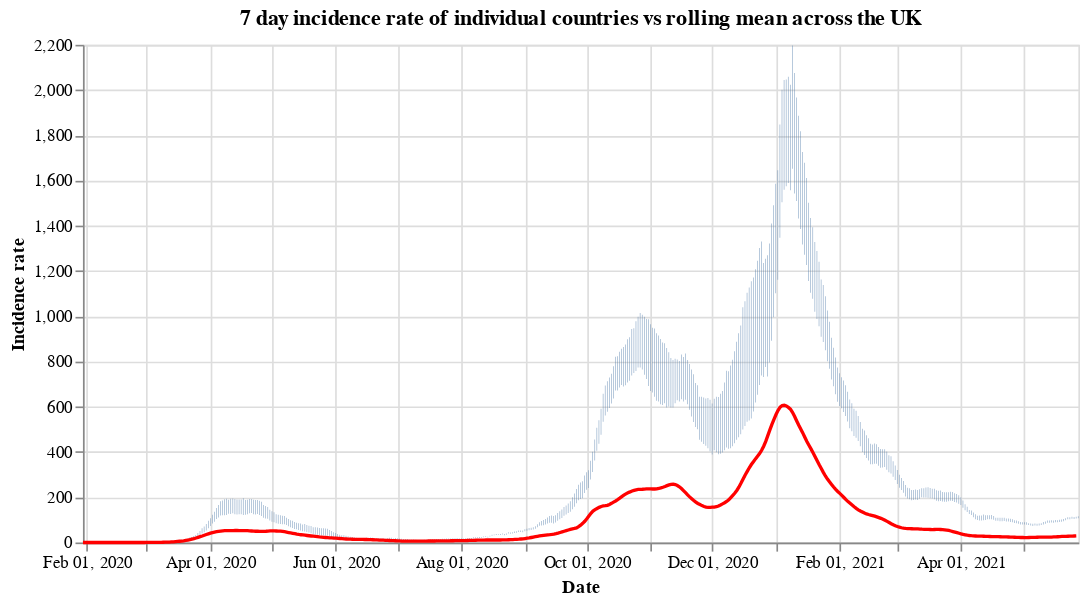

The code cell stored with this chart in its notebook:
### Code cell
#collapse
countries = uk_cases['areaName'].unique()
countries.sort()

selection = alt.selection_single(
    name='Select',
    fields=['areaName'],
    init={'areaName': 'Wales'},
    bind={'areaName': alt.binding_select(options=countries)}
)

# scatter plot, modify opacity based on selection
bars = alt.Chart(uk_cases).mark_bar().add_selection(
    selection
).encode(
    x=alt.X("yearmonthdate(date):T", axis=alt.Axis(title='Date')),
    y=alt.Y("weeklyCasesRate:Q", axis=alt.Axis(title='Incidence rate')),
    tooltip='weeklyCasesRate:Q',
    opacity=alt.condition(selection, alt.value(1), alt.value(0))
).properties(title=f'7 day incidence rate of individual countries vs rolling mean across the UK', width=600)

line = alt.Chart(overview_cases).mark_line(
    color='red',
    size=2,
).transform_window(
    rolling_mean='mean(weeklyCasesRate)',
    frame=[0, 7]
).encode(
    x='yearmonthdate(date):T',
    y='rolling_mean:Q'
)

alt.layer(bars, line)

### Figure 1 — Vega-Lite specification as saved in the notebook (floating-point values rounded to 4 significant figures; data arrays with more than 128 entries replaced by an {"elided": "..."} marker saying what was removed)
{"config": {"view": {"continuousWidth": 400, "continuousHeight": 300}}, "layer": [{"data": {"name": "data-fdbf9154ddb797a62a52d42ade6f92d0"}, "mark": "bar", "encoding": {"opacity": {"condition": {"value": 1, "selection": "Select"}, "value": 0}, "tooltip": {"type": "quantitative", "field": "weeklyCasesRate"}, "x": {"type": "temporal", "axis": {"title": "Date"}, "field": "date", "timeUnit": "yearmonthdate"}, "y": {"type": "quantitative", "axis": {"title": "Incidence rate"}, "field": "weeklyCasesRate"}}, "selection": {"Select": {"type": "single", "fields": ["areaName"], "init": {"areaName": "Wales"}, "bind": {"areaName": {"input": "select", "options": ["England", "Northern Ireland", "Scotland", "Wales"]}}}}, "title": "7 day incidence rate of individual countries vs rolling mean across the UK", "width": 600}, {"data": {"name": "data-bcbfcb353d818971de43508091a1d588"}, "mark": {"type": "line", "color": "red", "size": 2}, "encoding": {"x": {"type": "temporal", "field": "date", "timeUnit": "yearmonthdate"}, "y": {"type": "quantitative", "field": "rolling_mean"}}, "transform": [{"window": [{"op": "mean", "field": "weeklyCasesRate", "as": "rolling_mean"}], "frame": [0, 7]}]}], "$schema": "https://vega.github.io/schema/vega-lite/v4.8.1.json", "datasets": {"data-fdbf9154ddb797a62a52d42ade6f92d0": {"elided": "1844 records"}, "data-bcbfcb353d818971de43508091a1d588": {"elided": "484 records"}}}
